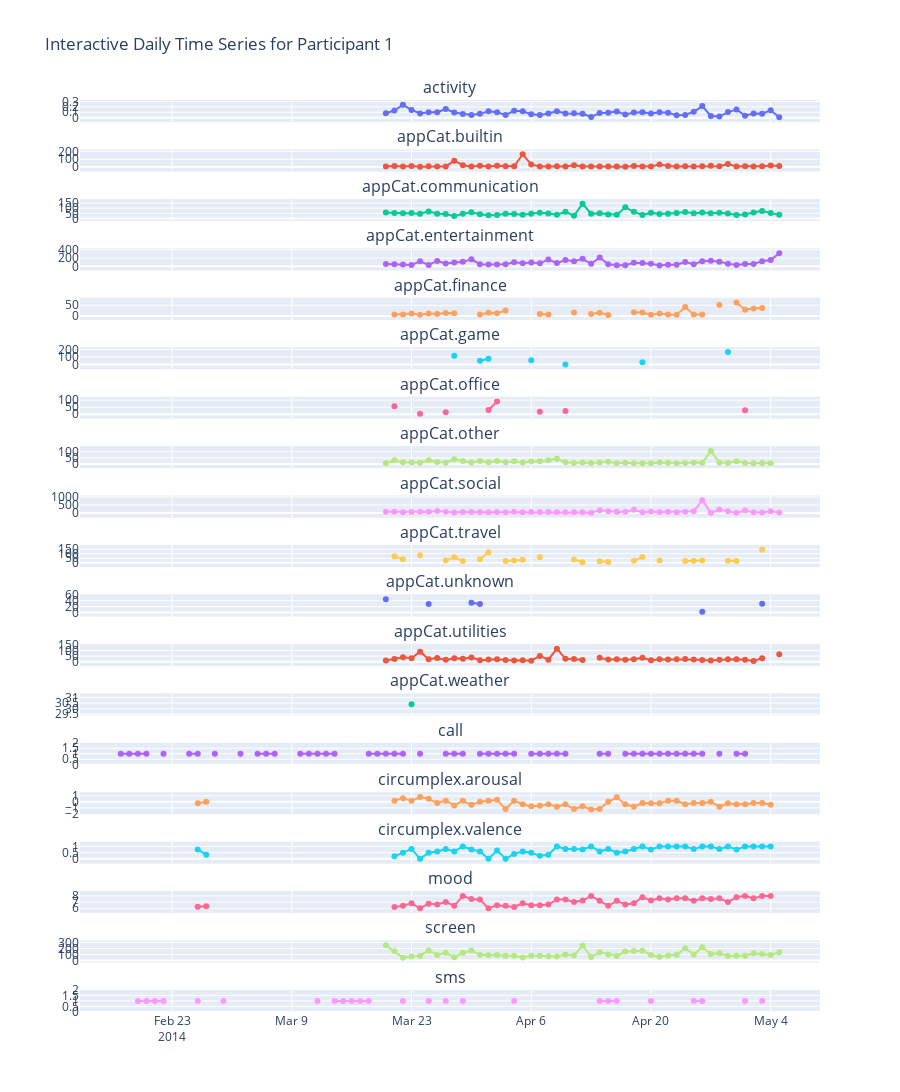

The code cell stored with this chart in its notebook:
### Markdown cell above
## Plotting daily pivot table with Plotly (interactive html graphs)

### Code cell
def plotly_daily_pivot(df, participant, save_html=True, show_plot=True):
    """
    Create an interactive time series subplot for each variable using Plotly.
    """
    pivot = create_daily_pivot(df, participant)
    n_vars = len(pivot.columns)

    fig = make_subplots(
        rows=n_vars, cols=1,
        shared_xaxes=True,
        subplot_titles=[col for col in pivot.columns],
        vertical_spacing=0.03
    )

    for i, col in enumerate(pivot.columns):
        fig.add_trace(
            go.Scatter(
                x=pivot.index, y=pivot[col],
                mode="lines+markers",
                name=col,
                showlegend=False
            ),
            row=i + 1, col=1
        )

    fig.update_layout(
        height=300 * n_vars,
        title_text=f"Interactive Daily Time Series for Participant {participant}",
        hovermode="x unified"
    )

    if save_html:
        outdir = "figures/plotly/participant_{}".format(participant)
        if not os.path.exists(outdir):
            os.makedirs(outdir, exist_ok=True)  
        fig.write_html(f"{outdir}/daily_timeseries_p{participant}.html")

    if show_plot:
        fig.show()

plotly_daily_pivot(df, participant=1, save_html=True, show_plot=True)
